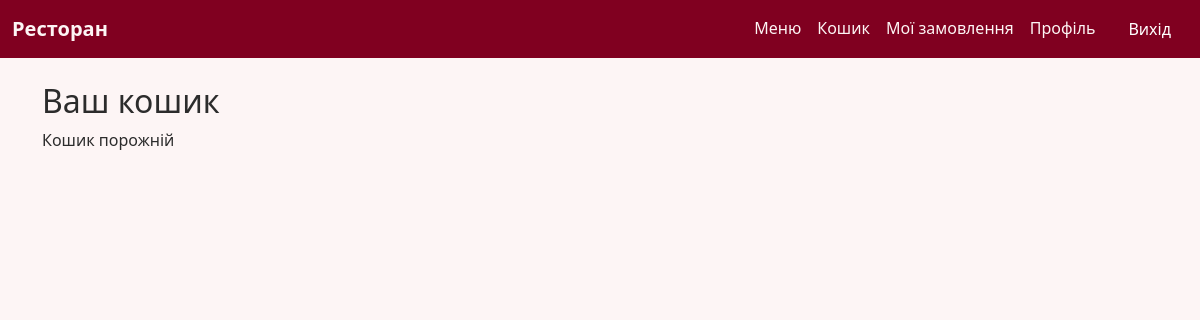
Page /cart/ (signed in) on the earlier database version.
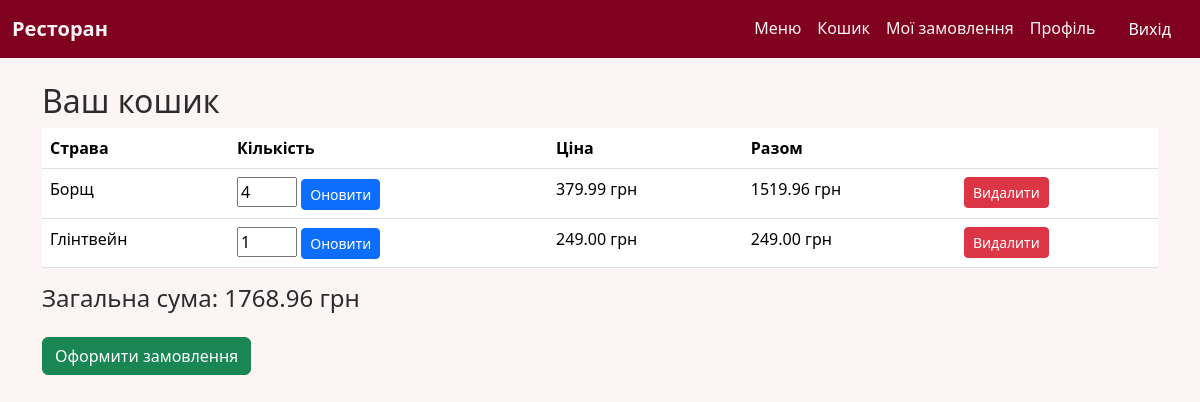
Same page on the later database version.
### restaurant_application/models.py (models this page shows, shortened)
class OrderItem(models.Model):
    order = models.ForeignKey(Order, on_delete=models.CASCADE, related_name='items', verbose_name="Замовлення")
    dish = models.ForeignKey(Dish, on_delete=models.CASCADE, verbose_name="Страва")
    quantity = models.PositiveIntegerField(default=1, verbose_name="Кількість")
    @property
    def total_price(self):
        return self.dish.price * self.quantity

class Dish(models.Model):
    name = models.CharField(max_length=200, verbose_name="Назва")
    category = models.ForeignKey(Category, on_delete=models.CASCADE, verbose_name="Категорія")
    description = models.TextField(verbose_name="Опис")
    ingredients = models.TextField(verbose_name="Інгредієнти")
    price = models.DecimalField(max_digits=6, decimal_places=2, verbose_name="Ціна")
    image = models.ImageField(upload_to='dishes/', blank=True, null=True, verbose_name="Зображення")
    available = models.BooleanField(default=True, verbose_name="Доступна")

class Order(models.Model):
    PAYMENT_METHODS = [
        ("card", "Онлайн карткою"),
        ("cash", "Готівка при отриманні"),
    ]
    STATUS_CHOICES = [
        ("new", "Нове"),
        ("paid", "Оплачене"),
        ("completed", "Виконане"),
    ]
    user = models.ForeignKey(User, on_delete=models.CASCADE, verbose_name="Користувач")
    created_at = models.DateTimeField(auto_now_add=True, verbose_name="Дата створення")
    is_paid = models.BooleanField(default=False, verbose_name="Оплачено")
    full_name = models.CharField(max_length=200, verbose_name="ПІБ")
    phone = models.CharField(max_length=20, verbose_name="Телефон")
    address = models.TextField(verbose_name="Адреса доставки")
    payment_method = models.CharField(
        max_length=10, choices=PAYMENT_METHODS, default="cash", verbose_name="Метод оплати"
    )
    status = models.CharField(
        max_length=20, choices=STATUS_CHOICES, default="new", verbose_name="Статус замовлення"
    )
    @property
    def total_price(self):
        return sum(item.dish.price * item.quantity for item in self.items.all())

### restaurant_application/views.py (the view)
# urls.py: path('cart/', views.cart_view, name="cart"),
@login_required
def cart_view(request):
    order = Order.objects.filter(user=request.user, is_paid=False).first()
    return render(request, "restaurant_application/cart.html", {"order": order})

### templates/restaurant_application/cart.html (shortened to what this page needs)
{% extends "base.html" %}
{% block content %}
<h2>Ваш кошик</h2>
{% if order %}
<table class="table">
    <thead>
        <tr>
            <th>Страва</th>
            <th>Кількість</th>
            <th>Ціна</th>
            <th>Разом</th>
            <th></th>
        </tr>
    </thead>
    <tbody>
        {% for item in order.items.all %}
        <tr>
            <td>{{ item.dish.name }}</td>
            <td>
                <form method="post" action="{% url 'update_quantity' item.id %}">
                    <input type="number" name="quantity" value="{{ item.quantity }}" min="1" style="width:60px;">
                    <button type="submit" class="btn btn-sm btn-primary">Оновити</button>
                </form>
            </td>
            <td>{{ item.dish.price }} грн</td>
            <td>{{ item.total_price }} грн</td>
            <td>
                <a href="{% url 'remove_from_cart' item.id %}" class="btn btn-sm btn-danger">Видалити</a>
            </td>
        </tr>
        {% endfor %}
    </tbody>
</table>
<h4 class="mt-3">Загальна сума: {{ order.total_price }} грн</h4>
<a href="{% url 'checkout' %}" class="btn btn-success mt-3">
    Оформити замовлення
</a>
{% else %}
<p>Кошик порожній</p>
{% endif %}
{% endblock %}

Differences in the rows shown:
added OrderItem: dish.name "Борщ", quantity "4", dish.price "379.99", total_price "1519.96"
added OrderItem: dish.name "Глінтвейн", quantity "1", dish.price "249.00", total_price "249.00"
added Order: total_price "1768.96"
Other differences:
text no longer shown: "Кошик порожній"
text now shown: "Страва Кількість Ціна Разом Загальна сума: грн Оформити замовлення"
